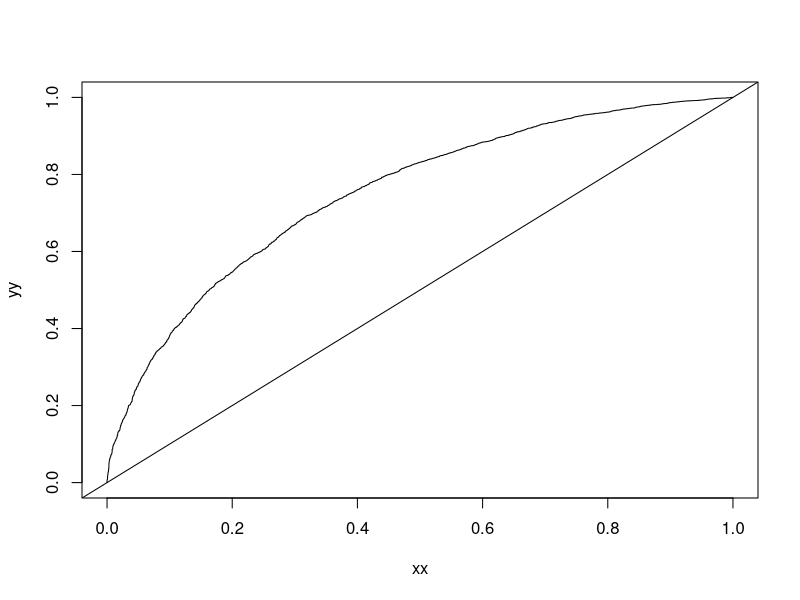

Generate this figure with R:
n = 10000
eta = rnorm(n,sd = 1)
p = 1/(1+exp(-eta))
y = rbinom(n = n,size = 1,prob = p)
TPR = function(c){
    sum(y*(p>c))/sum(y)
}
FPR = function(c){
    sum((1-y)*(p>c))/sum((1-y))
}
c = seq(1,0,-0.0001)
xx = unlist(lapply(c,FPR))
yy = unlist(lapply(c,TPR))
plot(xx,yy,type="l")
abline(a=0,b=1)
# AUC = pracma::trapz(unlist(lapply(c,FPR)),unlist(lapply(c,TPR)))

true_fold = which(y == 1)
false_fold = which(y == 0)
W = 0
for(i in true_fold){
    W = W + sum((p[false_fold]<p[i]))
}
AUC_wilcoxon = W/sum(y)/sum(1-y)
AUC_wilcoxon
# AUC


# upper = 0
# lower = 0
# for(i in 1:n){
#     for(j in 1:n){
#         upper = upper + (p[i] > p[j])*(y[i] == 1)*(1- y[j] == 1)
#         lower = lower + (y[i] == 1)*(1- y[j] == 1)
#     }
# }
# upper/lower
# AUC_wilcoxon
# AUC
